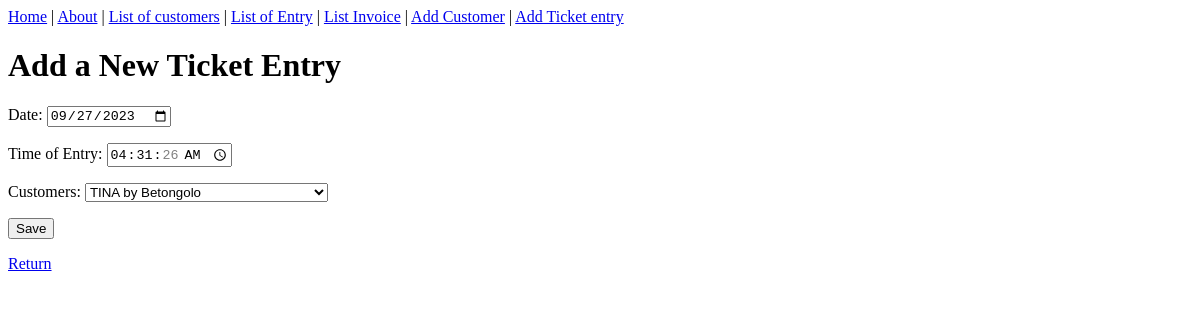
The page /entry/list/1/update/ on the database as committed earlier.
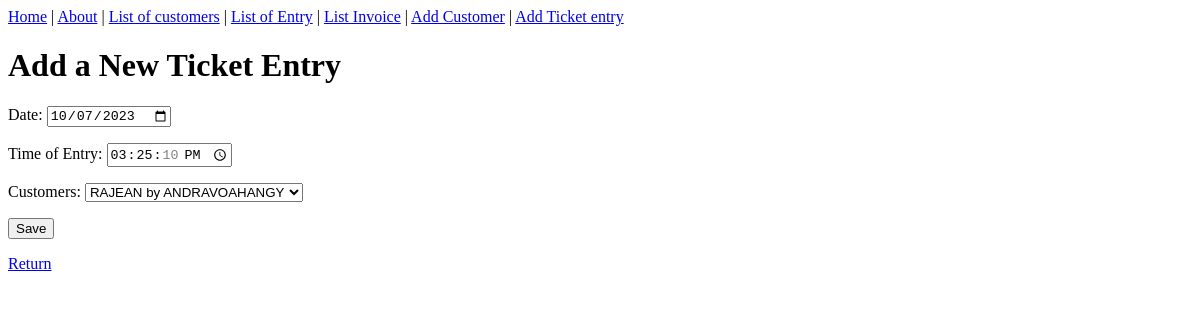
The same page on the database as committed later.
### entry/models.py (models this page shows, shortened)
class BE(models.Model):
    STATUS_CHOICES = [
    ('E', 'Entry'),
    ('B', 'Billed'),
    ('I', 'In progress'),
    ('C', 'Completed'),
    ('O','Out')
]
    date_entry = models.DateField(default=timezone.now)
    time_entry = models.TimeField(default=timezone.now)
    status = models.CharField(max_length=1,choices=STATUS_CHOICES,default='E')
    customers = models.ForeignKey(Customers,on_delete=models.CASCADE)

### entry/views.py (the view)
# urls.py: path('list/<int:pk>/update/',BEUpdateView.as_view(),name='be-update'),
class BEUpdateView(UpdateView):
    model = BE
    form_class = BEForm
    template_name = 'entry/be_form.html'
    success_url = '/entry/list/'  # Redirigez ici après la mise à jour

### entry/forms.py
class BEForm(forms.ModelForm):
    class Meta:
        model = BE
        exclude = ['status']
    date_entry = forms.DateField(
        label='Date',
        widget=forms.DateInput(attrs={'type': 'date'}),  # Utilisation d'un widget datepicker en HTML
        input_formats=['%Y-%m-%d', '%m/%d/%Y', '%m/%d/%y'],  # Formats de date acceptés
        initial=timezone.now
    )
    time_entry = forms.TimeField(
        label='Time of Entry',
        widget=forms.TimeInput(attrs={'type':'time'}),
        input_formats=['%H:%M'],
        initial=datetime.now().strftime('%H:%M'),
    )

### customers/models.py (called while the page is built)
    def __str__(self) -> str:
        return f"{self.name} by {self.location}"

### entry/templates/entry/be_form.html (shortened to what this page needs)
{% extends 'customers/base.html' %}
{% block content %}
<h1>Add a New Ticket Entry</h1>
<form method="post">
    {{ form.as_p }}
    <input type="submit" value="Save">
</form>
<a href="{% url 'home' %}">Return</a>
{% endblock content %}

Rows that differ between the two databases and show on the page:
changed BE: date_entry "09/27/2023" → "10/07/2023"; time_entry "04:31:26" → "15:25:10"; customers "TINA by Betongolo" → "RAJEAN by ANDRAVOAHANGY"
